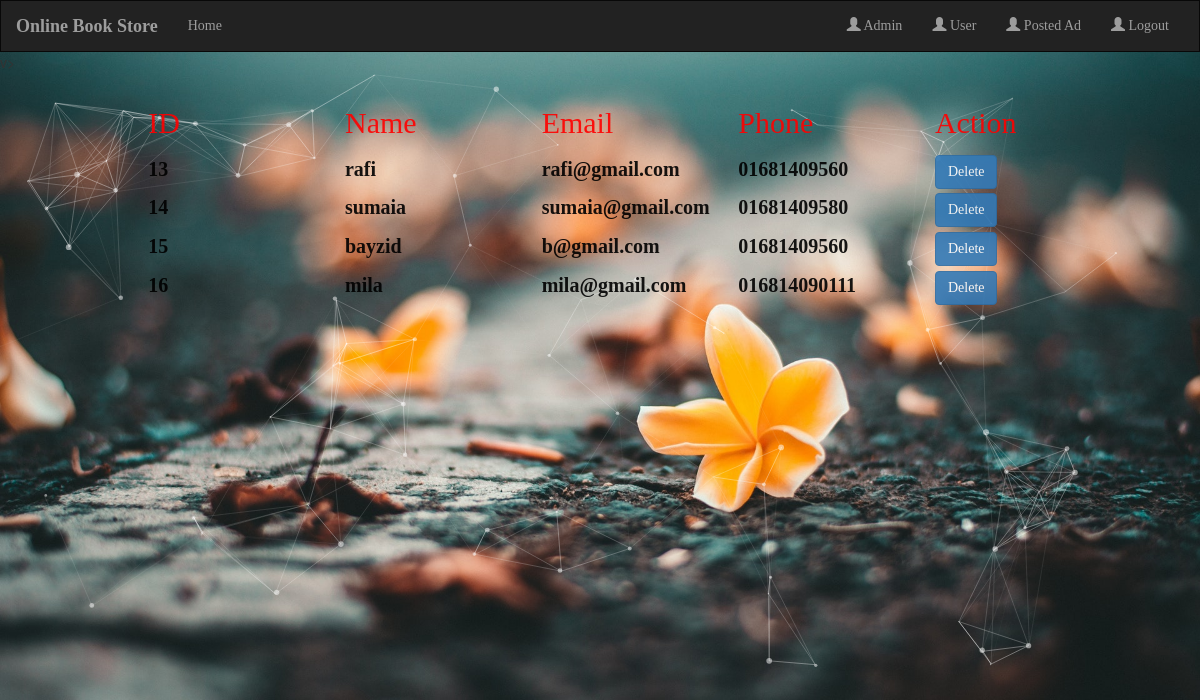
The page /users.php on the database its author committed.
### tables this page shows
CREATE TABLE `user` (
  `id` int(11) NOT NULL,
  `email` varchar(30) NOT NULL,
  `name` varchar(30) NOT NULL,
  `phone` varchar(12) NOT NULL,
  `photoid` int(11) NOT NULL,
  `password` varchar(30) NOT NULL
);

### db.php (called while the page is built, shortened)
<?php
$con= mysqli_connect('localhost','root','rafi4203','testdb');
function query($query)
{
	global $con;
	return mysqli_query($con,$query);
}
?>

### users.php (the view, shortened to what this page needs)
<!DOCTYPE html>
<html lang="en">
<head>
  <link rel="stylesheet" href="https://maxcdn.bootstrapcdn.com/bootstrap/3.3.7/css/bootstrap.min.css">
  <link rel="stylesheet" type="text/css" href="admin_style.css">
  <?php  include_once("head_include.php"); ?>
</head>
<body   id="particles-js">
  <?php include_once("admin_body_head.php"); ?>
<section style="opacity: 0.9; position:absolute; padding-left:50px;padding-top:50px;width:100%;height:100%;">
  <div >
   <?php
    $sql = "SELECT `id`, `name`, `email`, `phone` FROM `user` ORDER BY id";
    $result = query($sql);
     echo '<div class="row">
  <div class="col-md-1"></div>
  <div class="col-md-2"><p style="font-size: 30px; color: red;">ID</p></div>
  <div class="col-md-2"><p style="font-size: 30px; color: red;">Name</p></div>
  <div class="col-md-2"><p style="font-size: 30px; color: red;">Email</p></div>
  <div class="col-md-2"><p style="font-size: 30px; color: red;">Phone</p></div>
  <div class="col-md-2"><p style="font-size: 30px; color: red;">Action</p></div>
    <div class="col-md-1"></div>
</div>' ;
     while ($row = $result->fetch_assoc()) {
     $id= $row['id'];
     $name = $row['name'];
     $email = $row['email'];
     $phone = $row['phone'];
     echo '<div class="row">
  <div class="col-md-1"></div>
  <div class="col-md-2"><p style="font-size: 20px; color: Black; font-weight: 900;">'.$id.'</p></div>
  <div class="col-md-2"><p style="font-size: 20px; color: Black; font-weight: 900;">'.$name.'</p></div>
  <div class="col-md-2"><p style="font-size: 20px; color: Black; font-weight: 900;">'.$email.'</p></div>
  <div class="col-md-2"><p style="font-size: 20px; color: Black; font-weight: 900;">'.$phone.'</p></div>
  <div class="col-md-2"><form method="post" action="delete_user.php">
<input type="hidden" name="id" value="'. $id.'">
<input type="hidden" name="em" value="'. $email.'">
<input  style="size: 20%; color: white;"class="btn btn-primary" type="submit" name="submit" value="Delete">
</form>
  </div>
    <div class="col-md-1"></div>
    </div>' ;
   }
    ?>
  </div>
</section>v>
   <script type="text/javascript">// ParticlesJS Config.
particlesJS("particles-js", {
  "particles": {
    "number": {
      "value": 80,
      "density": {
        "enable": true,
        "value_area": 700
      }
    },
    "color": {
      "value": "#ffffff"
    },
    "shape": {
      "type": "circle",
      "stroke": {
        "width": 0,
        "color": "#000000"
      },
      "polygon": {
        "nb_sides": 5
      },
    },
    "opacity": {
      "value": 0.5,
      "random": false,
      "anim": {
        "enable": false,
        "speed": 1,
        "opacity_min": 0.1,
        "sync": false
      }
    },
    "size": {
      "value": 3,
      "random": true,
      "anim": {
        "enable": false,
        "speed": 40,
        "size_min": 0.1,
        "sync": false
      }
    },
    "line_linked": {
      "enable": true,
      "distance": 150,
      "color": "#ffffff",
      "opacity": .5,
      "width": 1
    },
    "move": {
      "enable": true,
      "speed": 6,
      "direction": "none",
      "random": false,
      "straight": false,
      "out_mode": "out",
      "bounce": true,
      "attract": {
        "enable": false,
        "rotateX": 600,
        "rotateY": 1200
      }
    }
  },
  "interactivity": {
    "detect_on": "canvas",
    "events": {
      "onhover": {
        "enable": true,
        "mode": "grab"
      },
      "onclick": {
        "enable": true,
        "mode": "push"
      },
      "resize": true
    },
    "modes": {
      "grab": {
        "distance": 140,
        "line_linked": {
          "opacity": 1
        }
      },
      "bubble": {
        "distance": 400,
        "size": 40,
        "duration": 2,
        "opacity": 8,
        "speed": 3
      },
      "repulse": {
        "distance": 200,
        "duration": 0.4
      },
      "push": {
        "particles_nb": 4
      },
      "remove": {
        "particles_nb": 2
      }
    }
  },
  "retina_detect": true
});
</script>
</body>
</html>

### admin_style.css (style rules this page uses)
body { margin: 0; padding: 0; }

### css/mycss.css (style rules this page uses)
* { padding: 0px; margin: o auto; font-family: Lucida Fax; }

### head_include.php (style rules this page uses)
body { position: relative; }

### users.php (style rules this page uses)
#particles-js { width: 100%; height: 100%; background-image: url('image9.JPEG'); background-repeat: no-repeat; background-size: cover; z-index: -1 }

### rows shown on the page
user: id "13", name "rafi", email "rafi@gmail.com", phone "01681409560"
user: id "14", name "sumaia", email "sumaia@gmail.com", phone "01681409580"
user: id "15", name "bayzid", email "b@gmail.com", phone "01681409560"
user: id "16", name "mila", email "mila@gmail.com", phone "016814090111"
